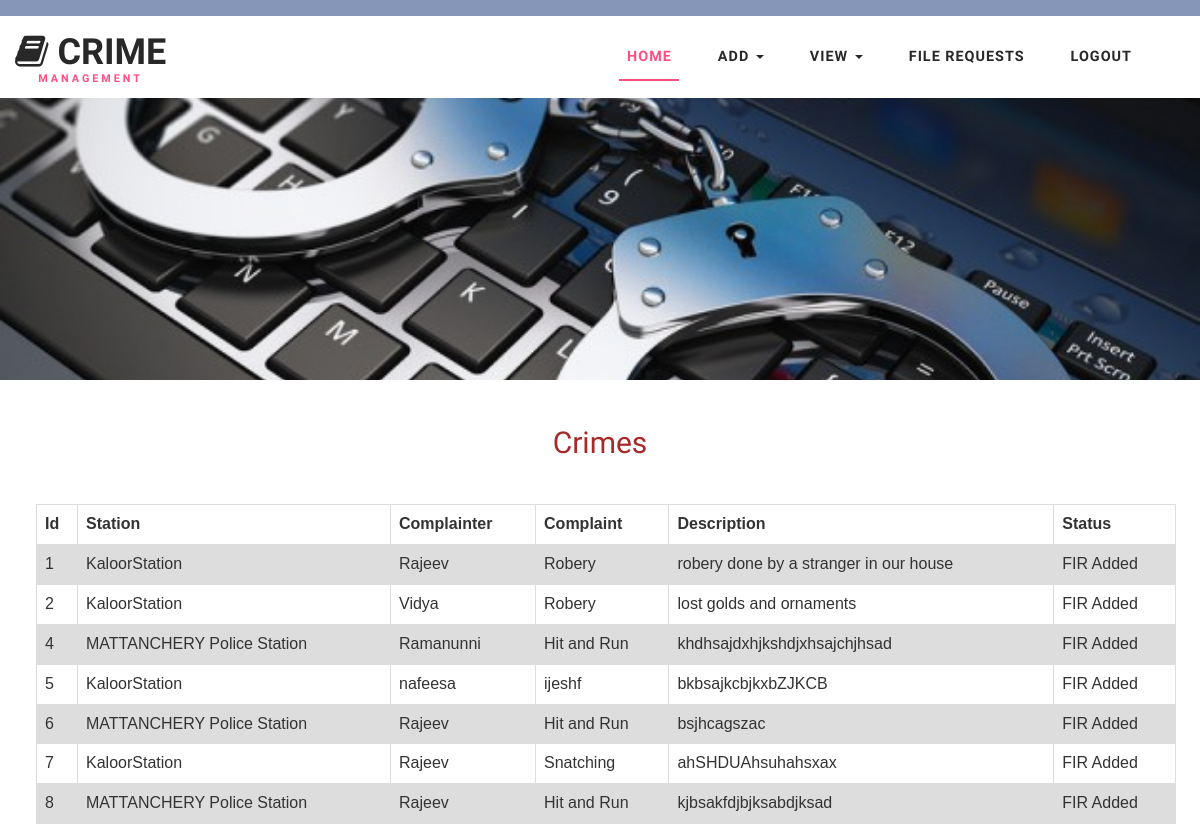
The page /stationaddcrimedetails on the database its author committed.
### crimeapp/models.py (models this page shows)
class Complaint(models.Model):
    sid=models.ForeignKey(Station,on_delete=models.CASCADE,blank=True,null=True)
    pid=models.ForeignKey(Publicuser,on_delete=models.CASCADE,blank=True,null=True)
    comptitle=models.CharField(max_length=100)
    desc=models.CharField(max_length=100)
    identification=models.CharField(max_length=100)
    cdate=models.DateField(auto_now=True)
    status=models.CharField(max_length=100)

class Station(models.Model):
    name=models.CharField(max_length=100)
    address=models.CharField(max_length=100)
    email=models.CharField(max_length=100)
    contact=models.CharField(max_length=100)
    district=models.CharField(max_length=100,null=True)

class Publicuser(models.Model):
    name=models.CharField(max_length=100)
    address=models.CharField(max_length=100)
    email=models.CharField(max_length=100)
    contact=models.CharField(max_length=100)
    vid=models.CharField(max_length=100,null=True)
    aid=models.CharField(max_length=100,null=True)

### crimeapp/views.py (the view)
# urls.py: path('stationaddcrimedetails', views.stationaddcrimedetails),
def stationaddcrimedetails(request):
    cid=Complaint.objects.filter(status='completed').values('id')
    d = Fir.objects.filter(cid__in=cid).values_list('cid',flat=True)
    print(d)
    data=Complaint.objects.filter(status='completed')
    return render(request, 'stationaddcrimedetails.html', {'data': data,'d':d})

### template/stationaddcrimedetails.html (shortened to what this page needs)
{% extends 'stationheader.html' %}
{% block content1 %}
<form method="POST">
<br>
<br>
<h2 align="center" style="color:brown">Crimes</h2>
<br>
<br>
<table align="center">
    {% if data %}
   <tr>
    <th>Id</th>
    <th>Station</th>
    <th>Complainter</th>
    <th>Complaint</th>
    <th>Description</th>
    <th colspan="2">Status</th>
   </tr>
    {% for x in data %}
    <tr>
        <td>{{x.id}}</td>
        <td>{{x.sid.name}}</td>
        <td>{{x.pid.name}}</td>
        <td>{{x.comptitle}}</td>
        <td>{{x.desc}}</td>
        {% if x.id not in d  %}
        <td><a href='/stationaddfir?id={{x.id}}'>Add Fir</a></td>
        {% else %}
        <td>FIR Added</td>
        {% endif %}
    </tr>
    {% endfor %}
    {% else %}
   <center><h1>No Data Found</h1></center>
    {% endif %}
</table>
{% endblock %}

### static/css/style.css (style rules this page uses)
html, body { margin: 0; font-size: 100%; background: #fff; font-family: 'Work Sans', sans-serif; }
h1, h2, h3, h4, h5, h6 { margin: 0; font-family: 'Work Sans', sans-serif; }

### template/stationaddcrimedetails.html (style rules this page uses)
table { font-family: arial, sans-serif; border-collapse: collapse; width: 95%; margin-left: 3%; border: #000000; }
td, th { border: 1px solid #dddddd; text-align: left; padding: 8px; }
tr:nth-child(even) { background-color: #dddddd; }

### rows shown on the page
Complaint: id "1", sid.name "KaloorStation", pid.name "Rajeev", comptitle "Robery", desc "robery done by a stranger in our house", shows "FIR Added"
Complaint: id "2", sid.name "KaloorStation", pid.name "Vidya", comptitle "Robery", desc "lost golds and ornaments", shows "FIR Added"
Complaint: id "4", sid.name "MATTANCHERY Police Station", pid.name "Ramanunni", comptitle "Hit and Run", desc "khdhsajdxhjkshdjxhsajchjhsad", shows "FIR Added"
Complaint: id "5", sid.name "KaloorStation", pid.name "nafeesa", comptitle "ijeshf", desc "bkbsajkcbjkxbZJKCB", shows "FIR Added"
Complaint: id "6", sid.name "MATTANCHERY Police Station", pid.name "Rajeev", comptitle "Hit and Run", desc "bsjhcagszac", shows "FIR Added"
Complaint: id "7", sid.name "KaloorStation", pid.name "Rajeev", comptitle "Snatching", desc "ahSHDUAhsuhahsxax", shows "FIR Added"
Complaint: id "8", sid.name "MATTANCHERY Police Station", pid.name "Rajeev", comptitle "Hit and Run", desc "kjbsakfdjbjksabdjksad", shows "FIR Added"
